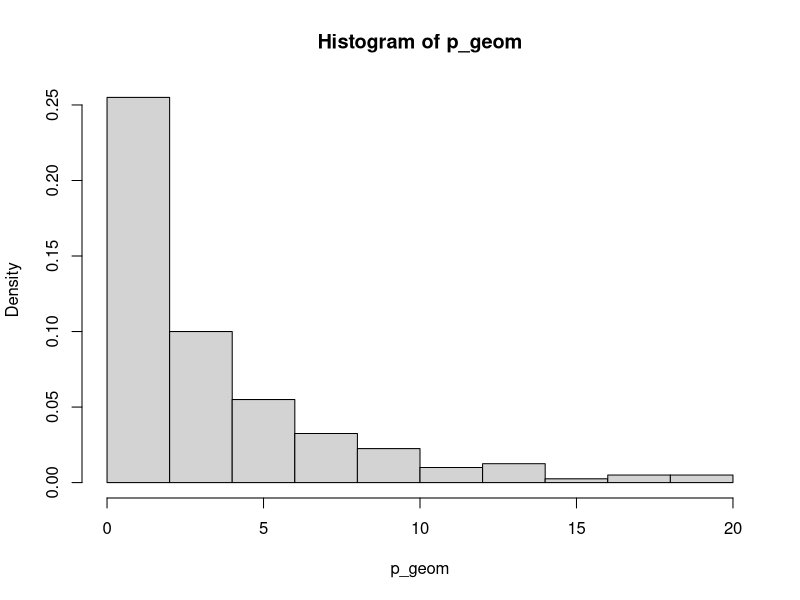
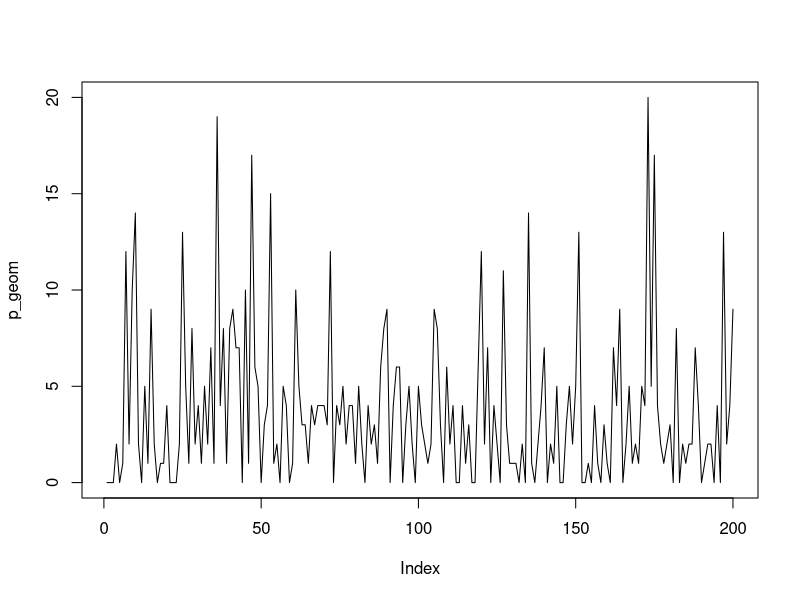

Write R code to recreate these figures, in order. (Note: this script raises an error after producing the figures.)
setwd("/home/sergey/University/University/Эконометрика/Эконометрика_I/Lab-1")
# The rgeom function generates a list of random values that represent the number of failures before the first success

n<-200
p <- 0.2
p_geom <- rgeom(n, prob = p)
# Переписать дисперсию и мат ожидание
# p - probability of success
# q - probability of failure
M_x_geom <- (1-p)/p
D_x_geom <- (1-p)*(1-p)/p
print("Expected value")
print( M_x_geom)
print("Dispersion")
print(D_x_geom)


# Выборочные числоывые характеристики
print(summary(p_geom))
# Выборочнео среднее (Арифметическое ожиднаие) оно выводится как один из параметров summary, но пусть будет
print("Arithmetic mean")
print(mean(p_geom))
x11()
hist(p_geom, freq =F)
x11()
plot(p_geom,type="l")

# Оцка параметров
print(fitdist(p_geom,'geom'))

xnc=hist(p_geom,plot=FALSE)$counts
xnb=hist(p_geom,plot=FALSE)$breaks
k=length(xnc)
xnb[1]=0;xnb[k+1]=Inf
pnth=pgeom(xnb,mean(p_geom),sd(p_geom))
thfr=pnth[2:(k+1)]-pnth[1:k]

# выборка не проходит тест колмогорова-смирнова. Я впринципе не до конца понимаю какой тест нужно использовать для геометрического, тк это распределение количества нейдачных до удачного опыта.. я запуталься:(
print(ks.test(p_geom , "pgeom", fitdist(p_geom,'geom')$estimate))

# Хи квадрат. С теоретическими данными.

